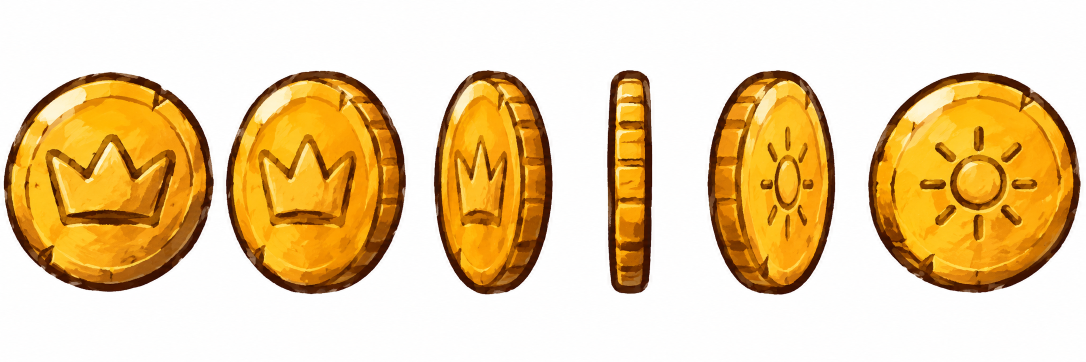
#> input picture art/coin/spin.png, 2172 x 724 px, found by its file name (shown at 1/2 size)
$ python coin.py ../art/coin/spin.png ../art/coin/sparkle.png
#> lines starting #> are read from the running program, lines starting #| are printed output that depends on the picture
# painted coin (original art supplied by the game's owner): six spin frames played forward then back as a loop,
# a four-frame sparkle for when coins land in the bank, and one glint (the sparkle's first frame) for coin trails
import sys,os,json
import numpy as np
from PIL import Image,ImageFilter
src,OUT=sys.argv[1],sys.argv[2]
def unwhite(rgb):
    mn=rgb.min(-1);a=np.clip((250-mn)/28,0,1)
    col=np.where(a[...,None]>0,(rgb-255*(1-a[...,None]))/np.maximum(a[...,None],1e-3),0)
    return np.dstack([col.clip(0,255),a*255])
def split(a,n):
    col=(a>8).sum(0).astype(float);W=len(col);cuts=[0]
#> after `W = len(col)`: W = 2172
#> after `cuts = [0]`: cuts = [0]
    for i in range(1,n):
        c=W*i/n;lo,hi=int(c-W*.07),int(c+W*.07);cuts.append(lo+int(np.argmin(col[lo:hi]+np.abs(np.arange(lo,hi)-c)*.02)))
    cuts.append(W);return [(cuts[k],cuts[k+1]) for k in range(n)]
def frames(path,n):
    rgba=unwhite(np.asarray(Image.open(path).convert('RGB')).astype(float));out=[]
    for x0,x1 in split(rgba[...,3],n):
        f=rgba[:,x0:x1];ys,xs=np.nonzero(f[...,3]>10);out.append(Image.fromarray(f[ys.min():ys.max()+1,xs.min():xs.max()+1].clip(0,255).astype('uint8'),'RGBA'))
#> this loop made 6 passes
#> (x0, x1) on passes 1 to 6: (0, 434), (434, 816), (816, 1109), (1109, 1409), (1409, 1728), (1728, 2172)
#> after the loop, out = 6 items
    return out
def sheet(fr,order,P,name,fit=1):
#> called with P = 72, name = 'coin', fit = 0.96
    cw=max(f.width for f in fr);ch=max(f.height for f in fr);s=min(P/cw,P/ch)*fit
    S=Image.new('RGBA',(P*len(order),P),(0,0,0,0))
#> S: PIL image 720x72 RGBA; every value is 0
    for i,k in enumerate(order):
        im=fr[k].resize((max(1,round(fr[k].width*s)),max(1,round(fr[k].height*s))),Image.LANCZOS)
        rgb=im.convert('RGB').filter(ImageFilter.UnsharpMask(1,70,2)).convert('RGBA');rgb.putalpha(im.getchannel('A'))
        S.paste(rgb,(i*P+(P-rgb.width)//2,(P-rgb.height)//2),rgb)
    S.save(os.path.join(OUT,name+'.png'),optimize=True);return {'f':len(order),'w':P/2,'h':P/2,'ax':P/4,'ay':P/4,'s':1,'k':2}
M={}
c=frames(os.path.join(src,'spin.png'),6);M['coin']=sheet(c,[0,1,2,3,4,5,4,3,2,1],72,'coin',.96)
sp=frames(os.path.join(src,'sparkle.png'),4);M['coin_spark']=sheet(sp,[0,1,2,2,3],96,'coin_spark',1)
#> call 2 of frames, with path = '../art/coin/spin.png/sparkle.png', n = 4
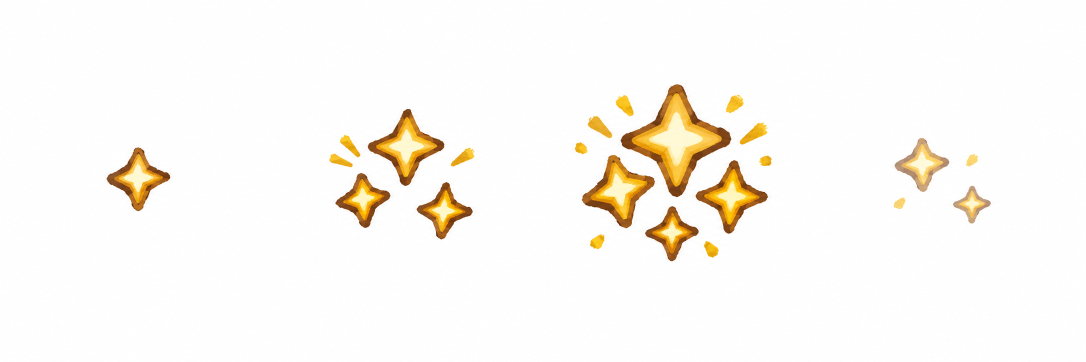
#> input picture art/coin/sparkle.png, 2172 x 724 px, found by its file name (shown at 1/2 size)
#> in unwhite (call 2), `col=np.where(a[...,None]>0,(rgb-255*(1-a[...,None]))/np.maximum(a[...,..`:
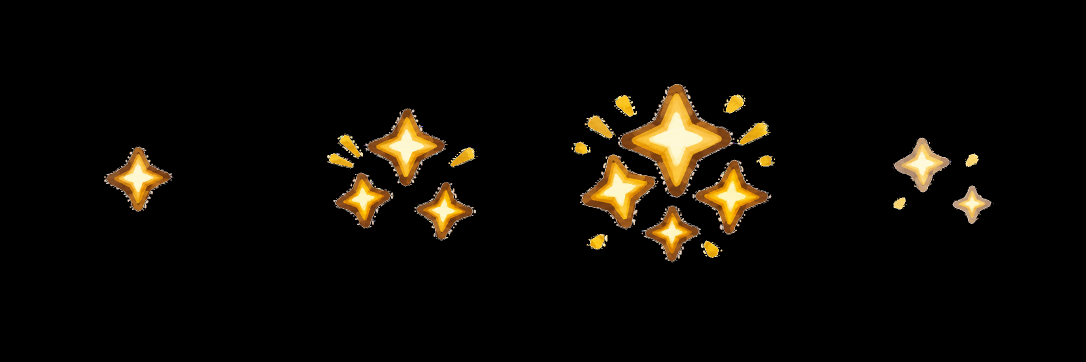
#> col: shape (724, 2172, 3) float64 (shown at 1/2 size); mean of channels 0, 1, 2 13.3, 10.1, 4.9; drawn with min black and max white
#> the loop in frames (call 2), `for x0,x1 in split(rgba[...,3],n):` made 4 passes
#> (x0, x1) on passes 1 to 4: (0, 543), (543, 1086), (1086, 1629), (1629, 2172)
#> pass 1, in frames (call 2), `f = rgba[:, x0:x1]`:
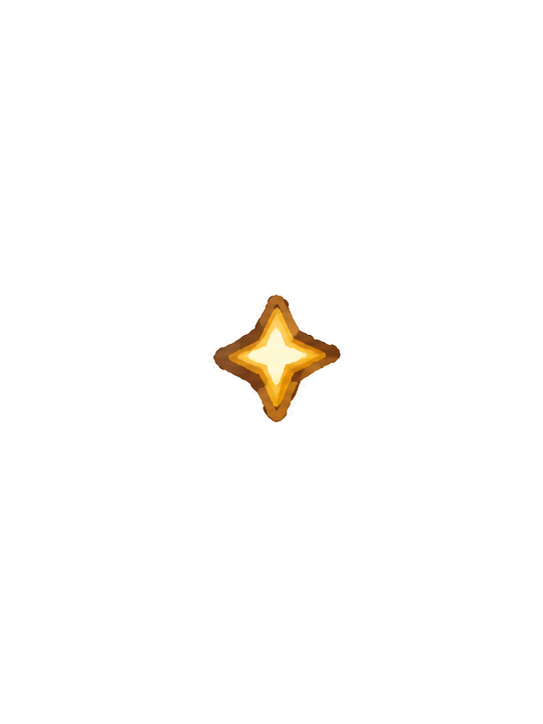
#> f: shape (724, 543, 4) float64; mean of channels 0, 1, 2, 3 4, 3, 1.6, 4.8; transparent parts drawn white
#> after the loop in frames (call 2), `for x0,x1 in split(rgba[...,3],n):`: out = 4 items
#> in sheet (call 2), `S=Image.new('RGBA',(P*len(order),P),(0,0,0,0))`: S: PIL image 480x96 RGBA; every value is 0
M['coin_glint']=sheet([sp[0]],[0],32,'coin_glint',1)
#> in sheet (call 3), `S=Image.new('RGBA',(P*len(order),P),(0,0,0,0))`: S: PIL image 32x32 RGBA; every value is 0
if os.path.exists(os.path.join(src,'die.png')):
    d=frames(os.path.join(src,'die.png'),6);M['die']=sheet(d,[0,1,2,3,4,5],160,'die',1)
#> call 3 of frames, with path = '../art/coin/spin.png/die.png', n = 6
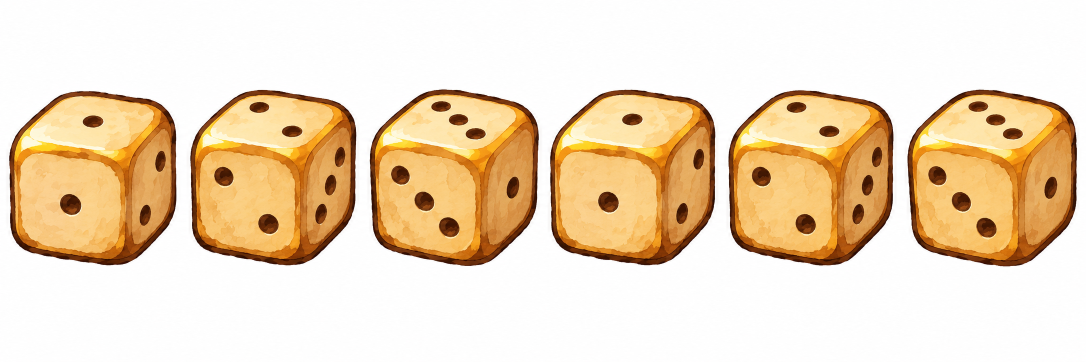
#> input picture art/coin/die.png, 2172 x 724 px, found by its file name (shown at 1/2 size)
#> in unwhite (call 3), `col=np.where(a[...,None]>0,(rgb-255*(1-a[...,None]))/np.maximum(a[...,..`:
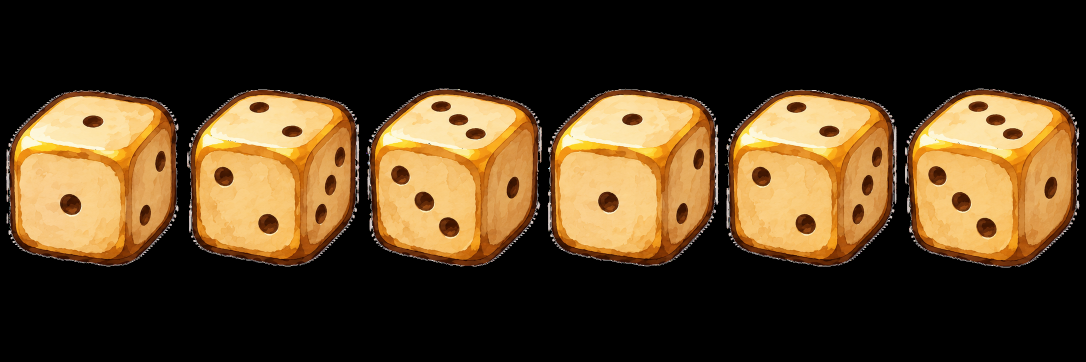
#> col: shape (724, 2172, 3) float64 (shown at 1/2 size); mean of channels 0, 1, 2 82.6, 61.7, 34.1; drawn with min black and max white
#> the loop in frames (call 3), `for x0,x1 in split(rgba[...,3],n):` made 6 passes
#> (x0, x1) on passes 1 to 6: (0, 362), (362, 724), (724, 1086), (1086, 1448), (1448, 1809), (1809, 2172)
#> pass 1, in frames (call 3), `f = rgba[:, x0:x1]`:
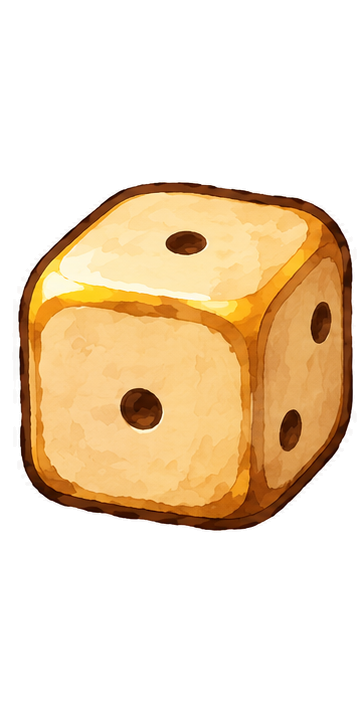
#> f: shape (724, 362, 4) float64; mean of channels 0, 1, 2, 3 83.9, 63.7, 36.9, 97.5; transparent parts drawn white
#> after the loop in frames (call 3), `for x0,x1 in split(rgba[...,3],n):`: out = 6 items
#> call 4 of sheet, with P = 160, name = 'die', fit = 1
#> in sheet (call 4), `S=Image.new('RGBA',(P*len(order),P),(0,0,0,0))`: S: PIL image 960x160 RGBA; every value is 0
#> after the loop in sheet (call 4), `for i,k in enumerate(order):`:
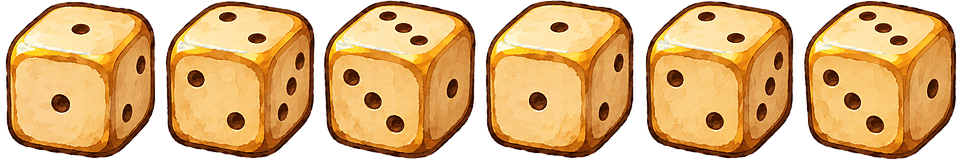
#> S: PIL image 960x160 RGBA; mean R, G, B, A 165.5, 123.1, 67.2, 197.7; transparent parts drawn white
print(json.dumps(M))
#> (printed output is left out)
